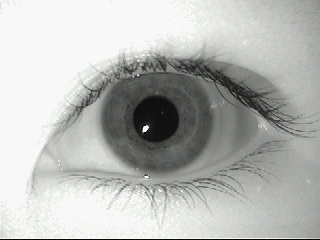
#> input picture dataset/1/left/aeval1.bmp, 320 x 240 px, found by its file name
$ python main.py   (older library calls are emulated)
#> lines starting #> are read from the running program, lines starting #| are printed output that depends on the picture; long printed decimals are rounded
### source/IrisNomalization.py
import cv2
import numpy as np
import segmentation
import cv2
import numpy as np

def iris_normalization(image):
    segmented_iris,inner_center,inner_radius,outer_center,outer_radius=segmentation.iris_segmentation(image)
    # Convert the image to grayscale if it's not already
    if len(image.shape) == 3:
        image = cv2.cvtColor(image, cv2.COLOR_BGR2GRAY)


    thetas = np.arange(0, 2 * np.pi, 2 * np.pi / 180)
    d=outer_radius-inner_radius
    normalized_image = np.zeros((d,180))

    for (i, theta) in enumerate(thetas):
        for j in range(d):
            r = j / d

            xP = inner_center[0] + inner_radius * np.cos(theta)
            yP = inner_center[1] + inner_radius * np.sin(theta)
            xI = inner_center[0] + outer_radius * np.cos(theta)
            yI = inner_center[1] + outer_radius * np.sin(theta)

            Xc = int((1 - r) * xP + r * xI)
            Yc = int((1 - r) * yP + r * yI)

            normalized_image[j, i] = image[Yc, Xc]
    cv2.imwrite('imageshow/NormalizedImage.bmp',normalized_image)
    return cv2.resize(normalized_image,(30,180))
#MAIN
path="dataset\\1\\left\\aeval1.bmp"
img=cv2.imread(path)
#> img is the input picture: shape (240, 320, 3); mean B, G, R 182.9, 185.6, 183.8
iris_normalization(img)

### source/segmentation.py
from math import sqrt
from scipy.spatial import distance
import cv2
import numpy as np


def iris_segmentation(img):
    pupil = find_pupil(img)
    if pupil is None:
        print("no pupil")
        return None
    else:
        iris = find_iris(img, pupil)
        if iris is None:
            print("no iris")
            return None
        else:
            create_mask(img, pupil, iris)
            cv2.circle(img, (pupil[0], pupil[1]), pupil[2], (0, 255, 0), 2)
            cv2.circle(img, (iris[0], iris[1]), iris[2], (0, 255, 0), 2)
            #cv2.imshow("img", img)
    cv2.imwrite("imageshow//SegmentedImage.bmp",img)
    return img,(pupil[0],pupil[1]),pupil[2],(iris[0], iris[1]), iris[2]

def find_pupil(img):
    # Convert to gray scale
    img = cv2.cvtColor(img, cv2.COLOR_BGR2GRAY)
#> img: shape (240, 320)
    # Remove noise by blurring the image
    img = cv2.medianBlur(img, 9)
    # Increase the constrast
    img = cv2.convertScaleAbs(img, alpha=1.1, beta=10)

    circles = cv2.HoughCircles(img, method=cv2.HOUGH_GRADIENT, dp=1, minDist=50, param1=100, param2=30, minRadius=5,
                               maxRadius=30)
#> circles = [[155.5, 119.5, 22.3]]
    if circles is not None:
        circles = np.uint16(np.around(circles))
#> circles = [[156, 120, 22]]

        for i in circles[0, :]:
            copy = img.copy()
            cv2.circle(copy, (i[0], i[1]), i[2], (0, 255, 0), 2)
            cv2.imshow("img", copy)
#> this loop made 1 pass
#> pass 1, in find_pupil, `cv2.imshow("img", copy)`:
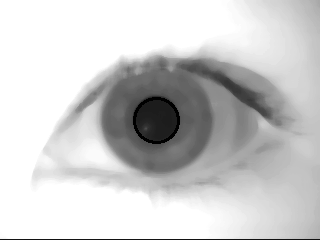
#> window 'img': shape (240, 320); min 0, max 255, mean 204.5

        # Find the smallest circle (assuming it's the pupil)
        min_circle = min(circles[0, :], key=lambda x: x[2])
#> min_circle = [156, 120, 22]
        return min_circle
    else:
        return None


def find_iris(img, inner_circle):
    # Convert to gray scale
    img = cv2.cvtColor(img, cv2.COLOR_BGR2GRAY)
    # Remove noise by blurring the image
    img = cv2.medianBlur(img, 9)
    # Increase the constrast
    img = cv2.convertScaleAbs(img, alpha=1.1, beta=10)

    circles = cv2.HoughCircles(img, method=cv2.HOUGH_GRADIENT, dp=1, minDist=1, param1=30, param2=1,
                               minRadius=round(inner_circle[2] * 1.6), maxRadius=round(inner_circle[2] * 2.7))

    if circles is not None:
        print("circles")
        circles = np.uint16(np.around(circles))
        # Find the circle that neighbours the inner circle

        neyghbours = [x for x in circles[0, :] if distance.euclidean((x[0],x[1]),(inner_circle[0],inner_circle[1])) < 4]
#> neyghbours = [[158, 120, 54]]
        if len(neyghbours) == 0:
            return None
        max_circle = max(neyghbours, key=lambda x: x[2])
#> max_circle = [158, 120, 54]
        return max_circle

    else:
        print("no circles")
        return None


def create_mask(img, inner_circle, outer_circle):
    # [12 lines of commented-out code are left out]
    sobel_horizontal = np.uint8(np.absolute(cv2.Sobel(img, cv2.CV_64F, 0, 1, ksize=3)))
    cv2.imshow("sobel_horizontal", sobel_horizontal)

    # median filter
    sobel_horizontal = cv2.medianBlur(sobel_horizontal, 5)
    cv2.imshow("sobel_horizontal", sobel_horizontal)

### source/ImageEnhancement.py
import  cv2
from IrisNomalization import iris_normalization
#> in iris_normalization, `segmented_iris,inner_center,inner_radius,outer_center,outer_radius=seg..`: inner_center = (156, 120); inner_radius = 22; outer_center = (158, 120); outer_radius = 54
#> in iris_normalization, `d=outer_radius-inner_radius`: d = 32
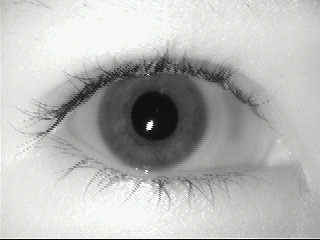
#> input picture dataset/1/right/aevar4.bmp, 320 x 240 px, found by its file name
#> further down, img1 is the input picture: shape (240, 320, 3); mean B, G, R 181.2, 184.7, 182.4
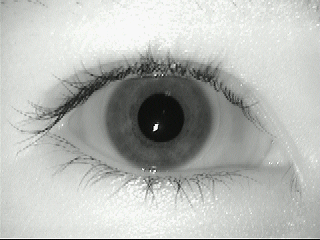
#> input picture dataset/1/right/aevar3.bmp, 320 x 240 px, found by its file name
#> further down, img2 is the input picture: shape (240, 320, 3); mean B, G, R 181.1, 184.7, 182.3
def image_enhancement(img):
    img=iris_normalization(img)
#> the loop in find_pupil (call 2), `for i in circles[0, :]:` made 1 pass
#> i on pass 1: [154, 116, 24]
    img = cv2.convertScaleAbs(img,1.5,2)
#> img: shape (180, 30)
    cv2.imwrite('imageshow/EnhancedImage.bmp',img)
    return img


### source/FeatureExtraction.py
import cv2
import numpy as np
from ImageEnhancement import image_enhancement
def gaborconvolve_f(img, minw_length, sigma_f):
    """
    Convolve each row of an imgage with 1D log-Gabor filters.
    """
#> called with minw_length = 8, sigma_f = 0.5
    rows, ndata = img.shape
#> rows = 180; ndata = 30
    logGabor_f = np.zeros(ndata)
#> logGabor_f = 30 values from 0 to 0
    filterb = np.zeros([rows, ndata], dtype=complex)

    radius = np.arange(ndata/2 + 1) / (ndata/2) / 2
    radius[0] = 1

    # filter wavelength
    wavelength = minw_length

    # radial filter component
    fo = 1 / wavelength
    logGabor_f[0: int(ndata/2) + 1] = np.exp((-(np.log(radius/fo))**2) /
                                    (2 * np.log(sigma_f)**2))
    logGabor_f[0] = 0

    # convolution for each row
    for r in range(rows):
        signal = img[r, 0:ndata]
        imagefft = np.fft.fft(signal)
        filterb[r, :] = np.fft.ifft(imagefft * logGabor_f)

    return filterb
def encode_iris(image):
    normalized_image=image_enhancement(image)
    row,column=normalized_image.shape
    encode_matrix=list()
    convolved_image=gaborconvolve_f(normalized_image,8,0.5)
    real_part=np.real(convolved_image)
    imag_part=np.imag(convolved_image)
    for i in range(row):
        encode_row=[]
        for j in range(column):
            if real_part[i][j]>=0 :
                if imag_part[i][j]>0:
                    encode_row.append(1)
                    encode_row.append(1)
                else:
                    encode_row.append(1)
                    encode_row.append(0)
            else:
                if imag_part[i][j]>0:
                    encode_row.append(0)
                    encode_row.append(1)
                else:
                    encode_row.append(0)
                    encode_row.append(0)
        encode_matrix.append(encode_row)
        cv2.imwrite("imageshow/EncodedImage.bmp",(np.array(encode_matrix) * 255).astype(np.uint8))
#> after the loop, encode_matrix = 180 items
    return encode_matrix


### source/Matching.py
import sys
from FeatureExtraction import *
def shift(lst, n):
    return lst[-n:] + lst[:-n]
def xor(template1, template2):
    result = []
    for elem1, elem2 in zip(template1, template2):
        result.append(elem1 ^ elem2)
    return sum(result)

def hamming_distance(iris_code1,iris_code2):
    min_dist=sys.maxsize
    for i in range(-len(iris_code1[0])//2,len(iris_code1[0])//2+1):
        s=0
        for j in range(len(iris_code1)):
            s+=xor(iris_code1[j],shift(iris_code2[j],i))
        min_dist=min(min_dist,s)
    return min_dist

def matching(image1,image2,threshold):
    iris_code1=encode_iris(image1)
#> iris_code1 = 180 items
    iris_code2=encode_iris(image2)
#> in find_pupil (call 3), `circles = cv2.HoughCircles(img, method=cv2.HOUGH_GRADIENT, dp=1, minDi..`: circles = [[160.5, 117.5, 23.6]]
#> in find_pupil (call 3), `circles = np.uint16(np.around(circles))`: circles = [[160, 118, 24]]
#> the loop in find_pupil (call 3), `for i in circles[0, :]:` made 1 pass
#> pass 1, in find_pupil (call 3), `cv2.imshow("img", copy)`:
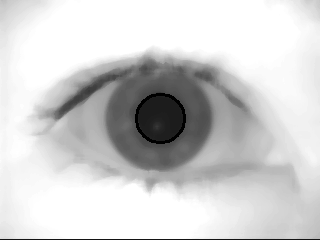
#> window 'img': shape (240, 320); min 0, max 255, mean 208.1
#> in find_pupil (call 3), `min_circle = min(circles[0, :], key=lambda x: x[2])`: min_circle = [160, 118, 24]
#> in iris_segmentation (call 3), `iris = find_iris(img, pupil)`: iris = [160, 118, 53]
#> in create_mask (call 3), `sobel_horizontal = cv2.medianBlur(sobel_horizontal, 5)`:
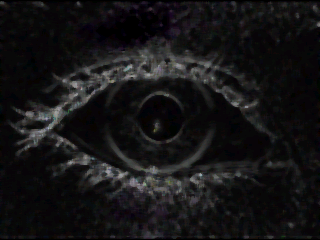
#> sobel_horizontal: shape (240, 320, 3); mean B, G, R 21.3, 20.3, 21.1
#> in iris_segmentation (call 3), `cv2.circle(img, (iris[0], iris[1]), iris[2], (0, 255, 0), 2)`:
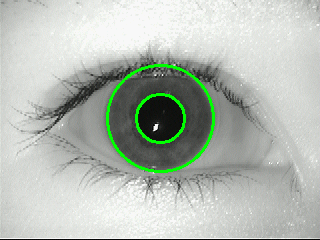
#> img: shape (240, 320, 3); mean B, G, R 179.5, 187.9, 180.7
#> in iris_normalization (call 3), `normalized_image = np.zeros((d,180))`: normalized_image: shape (29, 180) float64; every value is 0
#> in encode_iris (call 2), `imag_part=np.imag(convolved_image)`:
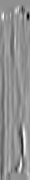
#> imag_part: shape (180, 30) float64; min -40.15, max 30.49, mean 0; drawn with min black and max white
#> iris_code2 = 180 items
    res=hamming_distance(iris_code1,iris_code2)
#> the loop in hamming_distance, `for i in range(-len(iris_code1[0])//2,len(iris_code1[0])//2+1):` made 61 passes
#> min_dist on passes 1 to 12: 5105, 5105, 5041, 5041, 5041, 5041, 5041, 5041, 4975, 4975, 4913, 4913
#> res = 2125
    res/=(len(iris_code1)*len(iris_code1[0]))
#> res = 0.197
    print(res)
#| 0.1968
    if res<=threshold:
        return True
    return False

### source/main.py
import cv2
from Matching import matching
img1 = cv2.imread("dataset\\1\\right\\aevar4.bmp")
img2 = cv2.imread("dataset\\1\\right\\aevar3.bmp")
print(matching(img1, img2, 0.32))
#| True
